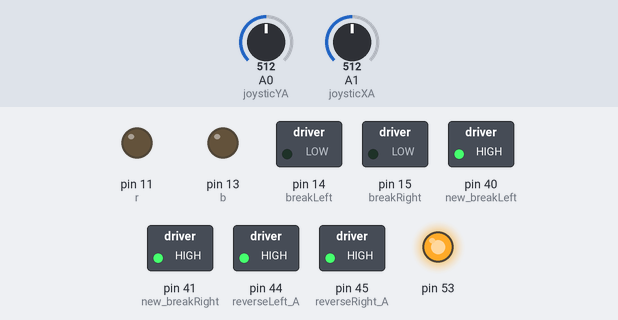
A sketch run on a simulated Arduino Mega 2560, built with avr-gcc and run on an emulated ATmega2560. Parts: switched loads named in the sketch (green lamp = pin HIGH), output pins drawn as LEDs (lit = HIGH). The test bench sets the inputs (shaded band); at power-on: A0 (joysticYA) = 512, A1 (joysticXA) = 512. Pins used as bus, display or sensor lines are not drawn.

Above: at 1.2 s.
1.3 s: A0 (joysticYA) set to 532
At 2.5 s:
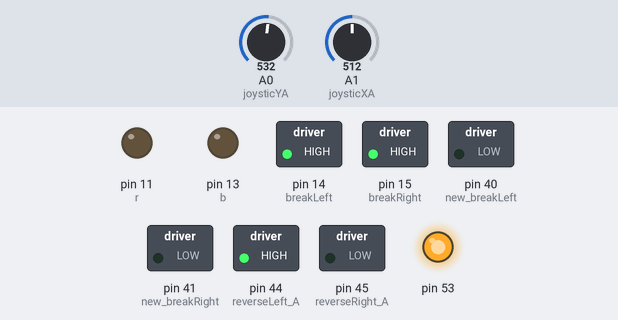
2.8 s: A1 (joysticXA) set to 483
At 3.01 s:
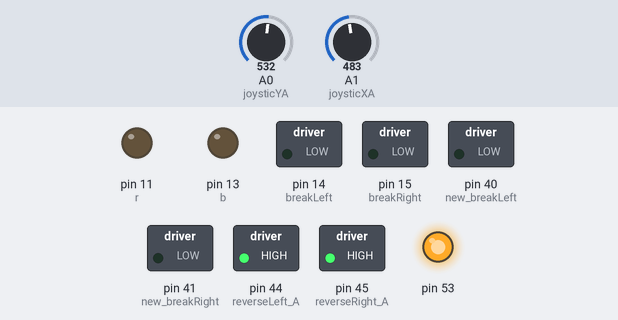
4.3 s: A1 (joysticXA) set to 473
5.8 s: A1 (joysticXA) set to 452
At 6.47 s:
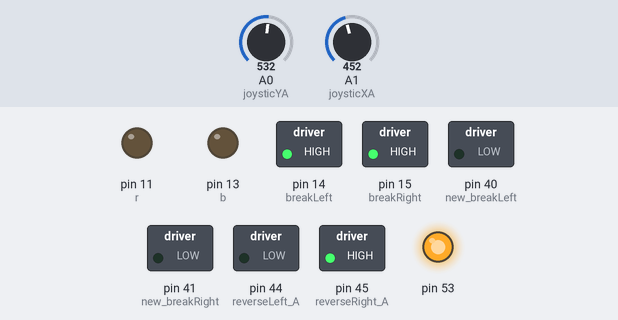
8.8 s: A0 (joysticYA) set to 716
At 9.9 s:
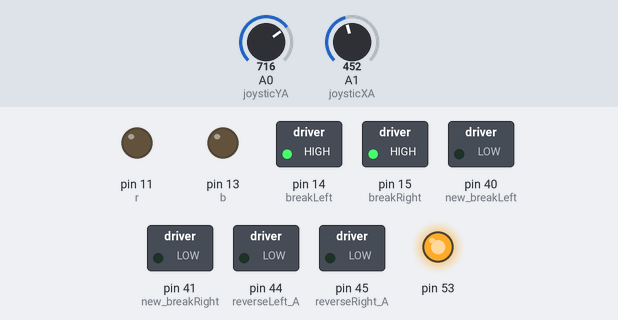
10.3 s: A0 (joysticYA) set to 306
At 11.5 s:
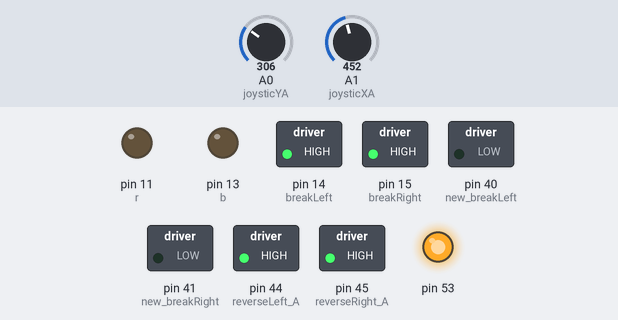
Timing chart, 0 to 12.8 s (numbered marks = the images above; inputs shaded):
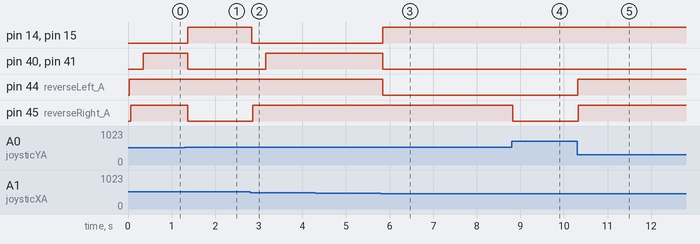

The sketch:

wheelchair_simple_with_brake.ino
```cpp
//Atmega328p based Arduino code (should work withouth modifications with Atmega168/88), tested on RBBB Arduino clone by Modern Device:
const byte joysticYA = A0; //Analog Jostick Y axis
const byte joysticXA = A1; //Analog Jostick X axis
#define BREAK_DELAY 500

//const byte controllerFA = 10; //PWM FORWARD PIN for OSMC Controller A (left motor)
//const byte controllerRA = 9;  //PWM REVERSE PIN for OSMC Controller A (left motor)
//const byte controllerFB = 6;  //PWM FORWARD PIN for OSMC Controller B (right motor)
//const byte controllerRB = 5;  //PWM REVERSE PIN for OSMC Controller B (right motor)
//const byte disablePin = 2; //OSMC disable, pull LOW to enable motor controller

 #include <SPI.h>
  const int cs1= 10;
  const int cs2= 8;
  int sensorValue = 0;
  int outputValue = 0;
  byte outputValueByte0 = 0;
  byte outputValueByte1 = 0;
  int o1=0;
  const int r = 11;
  const int b=13;

    int breakLeft = 14;
  int breakRight = 15;
  int new_breakLeft = 40;
  int new_breakRight = 41;
  int reverseLeft_A = 44;
  int reverseRight_A = 45;
  int c=0;

int analogTmp = 0; //temporary variable to store
int throttle, direction = 0; //throttle (Y axis) and direction (X axis)

int leftMotor,leftMotorScaled = 0; //left Motor helper variables
float leftMotorScale = 0;

int rightMotor,rightMotorScaled = 0; //right Motor helper variables
float rightMotorScale = 0;

float maxMotorScale = 0; //holds the mixed output scaling factor

int deadZone = 20; //jostick dead zone

void setup()  {

  //initialization of pins
  //Serial.begin(19200);
  //pinMode(controllerFA, OUTPUT);
  //pinMode(controllerRA, OUTPUT);
  //pinMode(controllerFB, OUTPUT);
  //pinMode(controllerRB, OUTPUT);


   pinMode(new_breakLeft,OUTPUT);
  pinMode(new_breakRight,OUTPUT);
   pinMode(breakLeft,OUTPUT);
  pinMode(breakRight,OUTPUT);
  pinMode(reverseLeft_A,OUTPUT);
  pinMode(reverseRight_A,OUTPUT);


//  pinMode(disablePin, OUTPUT);
  //digitalWrite(disablePin, LOW);
  //spi initializations
     SPI.begin();
     SPI.setBitOrder(MSBFIRST);
     SPI.setClockDivider(SPI_CLOCK_DIV4);
     pinMode(cs1, OUTPUT);
      pinMode(cs2, OUTPUT);
     digitalWrite(cs1, HIGH);
     digitalWrite(cs2, HIGH);
     pinMode(r, OUTPUT);
     digitalWrite(r, LOW);
      pinMode(b, OUTPUT);
     digitalWrite(b, LOW);
}
void breakEnable()
{
     throttle1(0);
    throttle2(0);

  //delay(BREAK_DELAY);


  digitalWrite(breakLeft,LOW);     //stop     Power Break
  digitalWrite(breakRight,LOW);
}
void breaklock()
{
  throttle1(0);
    throttle2(0);

  digitalWrite(new_breakLeft,HIGH);     //stop     Power Break
  digitalWrite(new_breakRight,HIGH);
}
void breakDisable()
{
  digitalWrite(new_breakLeft, LOW);   //No break                    Motor break
  digitalWrite(new_breakRight, LOW);
  digitalWrite(breakLeft,HIGH);      // No break because of spot          Power break
  digitalWrite(breakRight,HIGH);     //No break because of spot
}

void reverse_rightMotor(int dir)
{
  //Don't reverse the motor
  if(dir==1)
  {
    digitalWrite(reverseRight_A, LOW);
   // digitalWrite(reverseRight_B, HIGH);
  }
  //reverse the motor
  else if(dir==0)
  {
    digitalWrite(reverseRight_A, HIGH);
   // digitalWrite(reverseRight_B, LOW);
  }
}

void reverse_leftMotor(int dir)
{
  //Don't reverse the motor
  if(dir==1)
  {
    digitalWrite(reverseLeft_A, LOW);
    //digitalWrite(reverseLeft_B, HIGH);
  }
  //reverse the motor
  else if(dir==0)
  {
    digitalWrite(reverseLeft_A, HIGH);
    //digitalWrite(reverseLeft_B, LOW);
  }
}

void loop()  {
  //aquire the analog input for Y  and rescale the 0..1023 range to -255..255 range
  analogTmp = analogRead(joysticYA);
  throttle = (506-analogTmp)/2;

  //delayMicroseconds(100);
  //...and  the same for X axis
  analogTmp = analogRead(joysticXA);
  direction = -(479-analogTmp)/2;

  //mix throttle and direction
  leftMotor = throttle+direction;
  rightMotor = throttle-direction;

  //print the initial mix results
  //Serial.print("LIN:"); Serial.print( leftMotor, DEC);
 // Serial.print(", RIN:"); Serial.print( rightMotor, DEC);

  //calculate the scale of the results in comparision base 8 bit PWM resolution
  leftMotorScale =  leftMotor/255.0;
  leftMotorScale = abs(leftMotorScale);
  rightMotorScale =  rightMotor/255.0;
  rightMotorScale = abs(rightMotorScale);

//  Serial.print("| LSCALE:"); Serial.print( leftMotorScale,2);
  //Serial.print(", RSCALE:"); Serial.print( rightMotorScale,2);

  //choose the max scale value if it is above 1
  maxMotorScale = max(leftMotorScale,rightMotorScale);
  maxMotorScale = max(1,maxMotorScale);

  //and apply it to the mixed values
  leftMotorScaled = constrain(leftMotor/maxMotorScale,-90,90);
  rightMotorScaled = constrain(rightMotor/maxMotorScale,-90,90);

  //Serial.print("| LOUT:"); Serial.print( leftMotorScaled);
  //Serial.print(", ROUT:"); Serial.print( rightMotorScaled);

  //Serial.print(" |");

  //apply the results to appropriate uC PWM outputs for the LEFT motor:
  if(abs(leftMotorScaled)>deadZone)
  {
    c=0;
    if (leftMotorScaled > 0)
    {
    //  Serial.print("F");

      //Serial.print(abs(leftMotorScaled),DEC);

      reverse_leftMotor(0);
      breakDisable();
      //analogWrite(controllerRA,0);
      //analogWrite(controllerFA,abs(leftMotorScaled));
      throttle1(abs(leftMotorScaled));
    }
    else
    {
      //Serial.print("R");
     // Serial.print(abs(leftMotorScaled),DEC);
      reverse_leftMotor(1);
       breakDisable();
      throttle1(abs(leftMotorScaled));

     // analogWrite(controllerFA,0);
      //analogWrite(controllerRA,abs(leftMotorScaled));
    }
  }
  else
  {
  //Serial.print("IDLE");
   throttle1(0);
  breakEnable();
   reverse_leftMotor(0);
    c++;
    if(c>10)
    {
        breaklock();
    }

  //analogWrite(controllerFA,0);
 // analogWrite(controllerRA,0);
  }

  //apply the results to appropriate uC PWM outputs for the RIGHT motor:
  if(abs(rightMotorScaled)>deadZone)
  {
    c=0;
    if (rightMotorScaled > 0)
    {
    //  Serial.print("F");
      //Serial.print(abs(rightMotorScaled),DEC);
      reverse_rightMotor(0);
      breakDisable();
      //analogWrite(controllerRB,0);
      //analogWrite(controllerFB,abs(rightMotorScaled));
      throttle2(abs(rightMotorScaled));
    }
    else
    {
      //Serial.print("R");
      //Serial.print(abs(rightMotorScaled),DEC);
      reverse_rightMotor(1);
      breakDisable();
     // analogWrite(controllerFB,0);
      //analogWrite(controllerRB,abs(rightMotorScaled));
      throttle2(abs(rightMotorScaled));
    }
  }
  else
  {
  ///Serial.print("IDLE");
   throttle2(0);
  breakEnable();
   reverse_rightMotor(0);
  //analogWrite(controllerFB,0);
  //analogWrite(controllerRB,0);
      c++;
      if(c>10)
    {
        breaklock();
    }
  }

  //Serial.println("");

  //To do: throttle change limiting, to avoid radical changes of direction for large DC motors

//  delay(10);

}


void throttle1(int s)
{
  outputValue = map(s, 0, 255, 0, 4095);
   //Serial.print(outputValue);
   //Serial.print("\t");
    outputValueByte0 = byte(outputValue);
    outputValue = outputValue >> 8;
    outputValueByte1 = byte(outputValue | 0b00110000);
     digitalWrite(cs1, LOW);
     SPI.transfer(outputValueByte1);
     SPI.transfer(outputValueByte0);
     digitalWrite(cs1, HIGH);
     delay(10);

}
void throttle2(int s)
{
  outputValue = map(s, 0, 255, 0, 4095);
   //Serial.println(outputValue);
    outputValueByte0 = byte(outputValue);
    outputValue = outputValue >> 8;
    outputValueByte1 = byte(outputValue | 0b00110000);
     digitalWrite(cs2, LOW);
     SPI.transfer(outputValueByte1);
     SPI.transfer(outputValueByte0);
     digitalWrite(cs2, HIGH);
     delay(10);

}
```

Measured:
- the behaviour switches between 515 and 516 on A0 (joysticYA) (found by bisection; images 0 and 1)
- the behaviour switches between 495 and 494 on A1 (joysticXA) (found by bisection; images 1 and 2)
- the behaviour switches between 464 and 463 on A1 (joysticXA) (found by bisection; images 2 and 3)
- after the input at 1.3 s, pin 14 (breakLeft), pin 15 (breakRight): LOW → HIGH after 0.07 s; pin 40 (new_breakLeft), pin 41 (new_breakRight), pin 45 (reverseRight_A): HIGH → LOW after 0.07 s
- after the input at 2.8 s, pin 14 (breakLeft), pin 15 (breakRight): HIGH → LOW at once; pin 40 (new_breakLeft), pin 41 (new_breakRight): LOW → HIGH after 0.36 s; pin 45 (reverseRight_A): LOW → HIGH after 0.06 s
- after the input at 4.3 s, every drawn part: stays the same
- after the input at 5.8 s, pin 14 (breakLeft), pin 15 (breakRight): LOW → HIGH at once; pin 40 (new_breakLeft), pin 41 (new_breakRight), pin 44 (reverseLeft_A): HIGH → LOW at once
- after the input at 8.8 s, pin 45 (reverseRight_A): HIGH → LOW at once
- after the input at 10.3 s, pin 44 (reverseLeft_A), pin 45 (reverseRight_A): LOW → HIGH at once
